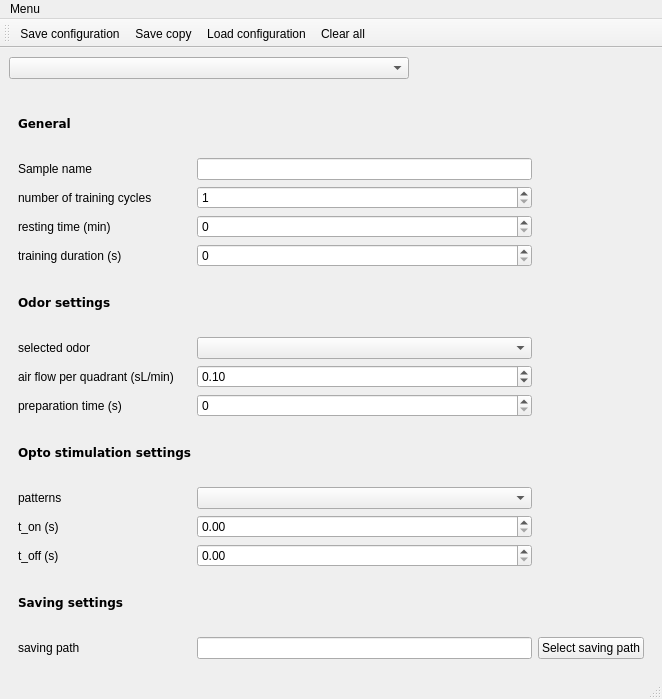
<?xml version="1.0" encoding="UTF-8"?>
<ui version="4.0">
 <class>mainWindow</class>
 <widget class="QMainWindow" name="mainWindow">
  <property name="geometry">
   <rect>
    <x>0</x>
    <y>0</y>
    <width>662</width>
    <height>699</height>
   </rect>
  </property>
  <property name="windowTitle">
   <string>Experiment Configurator</string>
  </property>
  <widget class="QWidget" name="centralwidget">
   <layout class="QVBoxLayout" name="verticalLayout">
    <item>
     <widget class="QComboBox" name="select_experiment_ComboBox">
      <property name="maximumSize">
       <size>
        <width>400</width>
        <height>16777215</height>
       </size>
      </property>
     </widget>
    </item>
    <item>
     <widget class="QWidget" name="formWidget" native="true">
      <layout class="QGridLayout" name="gridLayout">
       <item row="12" column="0">
        <widget class="QLabel" name="toff_label">
         <property name="layoutDirection">
          <enum>Qt::LeftToRight</enum>
         </property>
         <property name="text">
          <string>t_off (s)</string>
         </property>
         <property name="alignment">
          <set>Qt::AlignLeading|Qt::AlignLeft|Qt::AlignVCenter</set>
         </property>
        </widget>
       </item>
       <item row="4" column="0">
        <widget class="QLabel" name="training_duration_label">
         <property name="text">
          <string>training duration (s)</string>
         </property>
        </widget>
       </item>
       <item row="6" column="0">
        <widget class="QLabel" name="odor_selection_Label">
         <property name="text">
          <string>selected odor</string>
         </property>
        </widget>
       </item>
       <item row="1" column="0">
        <widget class="QLabel" name="sample_name_Label">
         <property name="text">
          <string>Sample name</string>
         </property>
        </widget>
       </item>
       <item row="6" column="1">
        <widget class="QComboBox" name="odor_ComboBox"/>
       </item>
       <item row="10" column="0">
        <widget class="QLabel" name="patterns_Label">
         <property name="text">
          <string>patterns</string>
         </property>
        </widget>
       </item>
       <item row="14" column="0">
        <widget class="QLabel" name="saving_path_Label">
         <property name="text">
          <string>saving path</string>
         </property>
        </widget>
       </item>
       <item row="14" column="1">
        <widget class="QLineEdit" name="saving_path_LineEdit"/>
       </item>
       <item row="13" column="0">
        <widget class="QLabel" name="saving_settings_Label">
         <property name="font">
          <font>
           <family>DejaVu Sans</family>
           <weight>75</weight>
           <bold>true</bold>
          </font>
         </property>
         <property name="text">
          <string>Saving settings</string>
         </property>
        </widget>
       </item>
       <item row="12" column="1">
        <widget class="QDoubleSpinBox" name="tOFF_doubleSpinBox"/>
       </item>
       <item row="9" column="0">
        <widget class="QLabel" name="opto_settings_Label">
         <property name="font">
          <font>
           <family>DejaVu Sans</family>
           <weight>75</weight>
           <bold>true</bold>
          </font>
         </property>
         <property name="text">
          <string>Opto stimulation settings</string>
         </property>
        </widget>
       </item>
       <item row="4" column="1">
        <widget class="QSpinBox" name="training_duration_spinBox">
         <property name="maximum">
          <number>120</number>
         </property>
        </widget>
       </item>
       <item row="7" column="0">
        <widget class="QLabel" name="air_flow_label">
         <property name="text">
          <string>air flow per quadrant (sL/min)</string>
         </property>
        </widget>
       </item>
       <item row="1" column="1">
        <widget class="QLineEdit" name="sample_name_LineEdit"/>
       </item>
       <item row="11" column="1">
        <widget class="QDoubleSpinBox" name="tON_doubleSpinBox"/>
       </item>
       <item row="0" column="0">
        <widget class="QLabel" name="general_Label">
         <property name="font">
          <font>
           <family>DejaVu Sans</family>
           <weight>75</weight>
           <bold>true</bold>
          </font>
         </property>
         <property name="text">
          <string>General</string>
         </property>
        </widget>
       </item>
       <item row="5" column="0">
        <widget class="QLabel" name="odor_settings_Label">
         <property name="font">
          <font>
           <family>DejaVu Sans</family>
           <weight>75</weight>
           <bold>true</bold>
          </font>
         </property>
         <property name="text">
          <string>Odor settings</string>
         </property>
        </widget>
       </item>
       <item row="2" column="0">
        <widget class="QLabel" name="n_cycles_Label">
         <property name="text">
          <string>number of training cycles</string>
         </property>
        </widget>
       </item>
       <item row="8" column="1">
        <widget class="QSpinBox" name="prep_SpinBox">
         <property name="maximum">
          <number>300</number>
         </property>
        </widget>
       </item>
       <item row="3" column="1">
        <widget class="QSpinBox" name="rest_time_spinBox"/>
       </item>
       <item row="2" column="1">
        <widget class="QSpinBox" name="n_cycles_spinBox">
         <property name="minimum">
          <number>1</number>
         </property>
         <property name="maximum">
          <number>100</number>
         </property>
        </widget>
       </item>
       <item row="8" column="0">
        <widget class="QLabel" name="odor_prep_duration_Label">
         <property name="text">
          <string>preparation time (s)</string>
         </property>
        </widget>
       </item>
       <item row="7" column="1">
        <widget class="QDoubleSpinBox" name="flow_doubleSpinBox">
         <property name="value">
          <double>0.100000000000000</double>
         </property>
        </widget>
       </item>
       <item row="10" column="1">
        <widget class="QComboBox" name="opto_ComboBox"/>
       </item>
       <item row="11" column="0">
        <widget class="QLabel" name="ton_label">
         <property name="text">
          <string>t_on (s)</string>
         </property>
        </widget>
       </item>
       <item row="3" column="0">
        <widget class="QLabel" name="rest_time_label">
         <property name="text">
          <string>resting time (min)</string>
         </property>
        </widget>
       </item>
       <item row="14" column="2">
        <widget class="QPushButton" name="select_path_pushButton">
         <property name="text">
          <string>Select saving path</string>
         </property>
        </widget>
       </item>
      </layout>
     </widget>
    </item>
   </layout>
  </widget>
  <widget class="QMenuBar" name="menubar">
   <property name="geometry">
    <rect>
     <x>0</x>
     <y>0</y>
     <width>662</width>
     <height>20</height>
    </rect>
   </property>
   <widget class="QMenu" name="menuMenu">
    <property name="title">
     <string>Menu</string>
    </property>
    <addaction name="actionClose"/>
   </widget>
   <addaction name="menuMenu"/>
  </widget>
  <widget class="QStatusBar" name="statusbar"/>
  <widget class="QToolBar" name="toolBar">
   <property name="windowTitle">
    <string>toolBar</string>
   </property>
   <attribute name="toolBarArea">
    <enum>TopToolBarArea</enum>
   </attribute>
   <attribute name="toolBarBreak">
    <bool>false</bool>
   </attribute>
   <addaction name="save_config_Action"/>
   <addaction name="save_config_copy_Action"/>
   <addaction name="load_config_Action"/>
   <addaction name="clear_all_Action"/>
  </widget>
  <action name="actionClose">
   <property name="text">
    <string>Close</string>
   </property>
  </action>
  <action name="save_config_Action">
   <property name="text">
    <string>Save configuration</string>
   </property>
  </action>
  <action name="load_config_Action">
   <property name="text">
    <string>Load configuration</string>
   </property>
  </action>
  <action name="clear_all_Action">
   <property name="text">
    <string>Clear all</string>
   </property>
  </action>
  <action name="save_config_copy_Action">
   <property name="text">
    <string>Save copy</string>
   </property>
  </action>
 </widget>
 <resources/>
 <connections/>
</ui>
